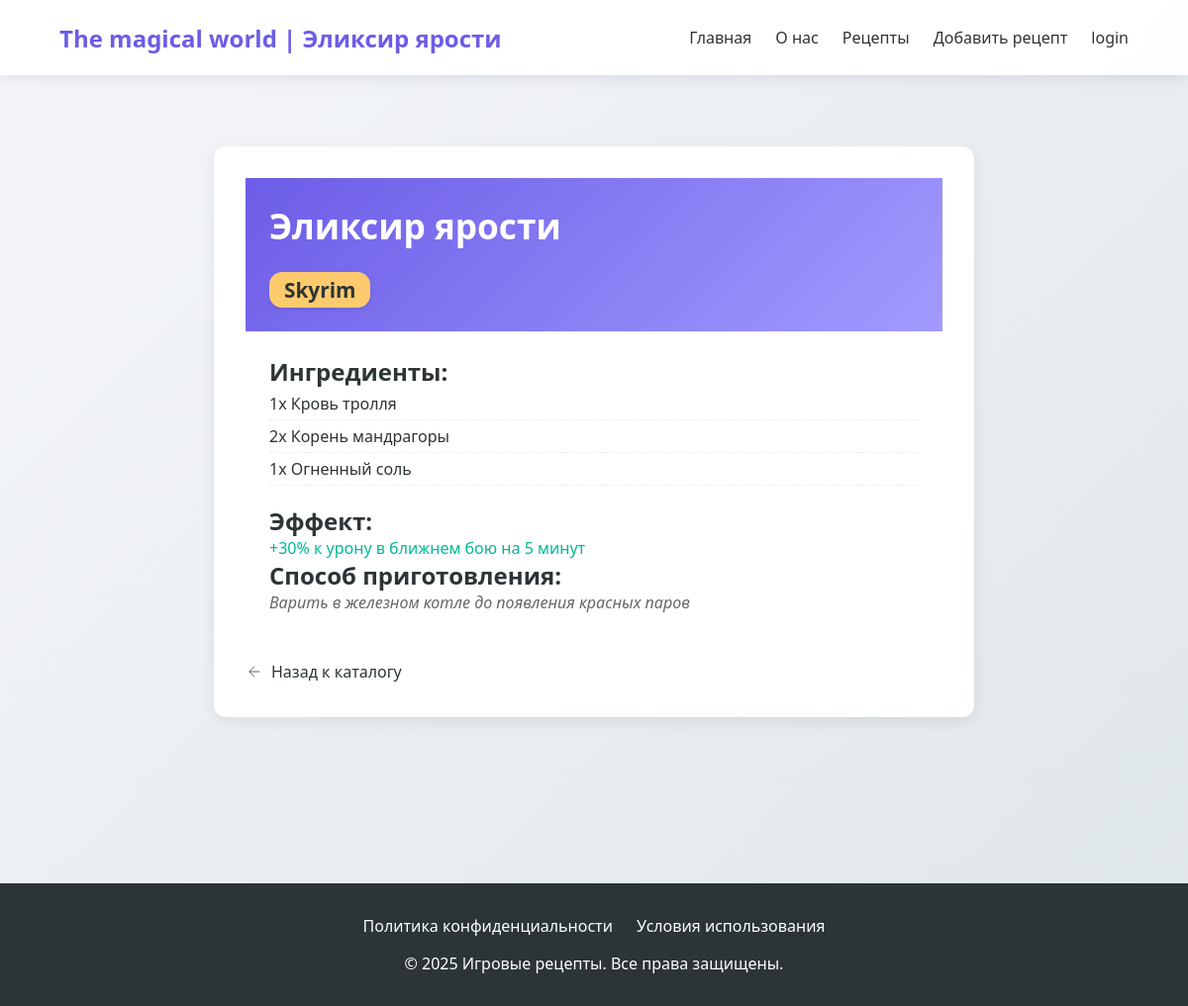
The page /recipe/eliksir-yarosti/ on the database its author committed.
### star/models.py (models this page shows, shortened)
class recipe(models.Model):
    title = models.CharField(max_length = 255, verbose_name = 'Название')
    slug = models.SlugField(max_length = 255, unique = True, db_index = True, verbose_name = 'slug')
    game = models.CharField(max_length = 255, verbose_name = 'Название игры')
    ingredients = models.JSONField(default =list, blank = True, verbose_name = 'Ингредиенты')
    effect = models.CharField(max_length = 255, verbose_name = 'Эффект')
    preparation = models.CharField(max_length = 255, verbose_name = 'Способ приготовления')
    time_create = models.DateTimeField(auto_now_add = True, verbose_name = 'Время создания')
    time_update = models.DateTimeField(auto_now = True, verbose_name = 'Время изменение')
    cat = models.ForeignKey('Category', on_delete = models.PROTECT, verbose_name = 'Категория')
    class Meta:
        verbose_name = 'Лучшие рецепты'
        verbose_name_plural = 'Лучшие рецепты'
        ordering = ['time_create']
        indexes = [
            models.Index(fields = ['time_create'])
        ]

### star/views.py (the view)
# urls.py: path('recipe/<slug:recipe_slug>/', views.show_recipe, name='recipe'),
def show_recipe(request, recipe_slug):
    recipe_obj  = get_object_or_404(recipe, slug = recipe_slug)
    recipe_data ={
            'id': recipe_obj.id,
            'title': recipe_obj.title,
            'game': recipe_obj.game,
            'ingredients': recipe_obj.ingredients,
            'effect': recipe_obj.effect,
            'preparation': recipe_obj.preparation,
            'cat': recipe_obj.cat,
    }
    context = {
        'recipe': recipe_data,
        'title': recipe_obj.title,  # Add this line
    }
    return render(request, 'star/recipe.html', context)

### star/templates/star/recipe.html (shortened to what this page needs)
{% extends 'star/base.html' %}
{% load static %}
{% block content %}
<section class="recipe-detail-section">
    <link type="text/css" href="{% static 'star/css/recipe.css' %}" rel="stylesheet">
    <div class="recipe-card detailed">
        <div class="recipe-header">
            <h1>{{ recipe.title }}</h1>
            <span class="recipe-game-badge">{{ recipe.game }}</span>
        </div>
        <div class="recipe-content">
            <div class="ingredients">
                <h2>Ингредиенты:</h2>
                <ul>
                    {% for ingredient in recipe.ingredients %}
                    <li>{{ ingredient }}</li>
                    {% endfor %}
                </ul>
            </div>
            <div class="recipe-effects">
                <h2>Эффект:</h2>
                <p>{{ recipe.effect }}</p>
            </div>
            <div class="preparation">
                <h2>Способ приготовления:</h2>
                <p>{{ recipe.preparation }}</p>
            </div>
        </div>
        <a href="{% url 'catalog' %}" class="back-btn">
            <svg width="18" height="18" viewBox="0 0 24 24" fill="none" stroke="currentColor">
                <path d="M19 12H5M12 19l-7-7 7-7"/>
            </svg>
            <span>Назад к каталогу</span>
        </a>
    </div>
</section>
{% endblock %}

### star/templates/star/base.html (shortened to what this page needs)
{% load static %}
<!DOCTYPE html>
<html lang="ru">
<head>
    <link type="text/css" href="{% static 'star/css/style.css' %}" rel="stylesheet">
</head>
<body>
    <header>
        <nav>
            <a href="{% url 'home' %}" class="logo">The magical world | {{ title }}</a>
            <div class="nav-links">
                <a href="{% url 'home' %}">Главная</a>
                <a href="{% url 'about' %}">О нас</a>
                <a href="{% url 'catalog' %}">Рецепты</a>
                <a href="{% url 'addpage' %}">Добавить рецепт</a>
                <a href="{% url 'login' %}">login</a>
            </div>
        </nav>
    </header>
    <main class="container">
        {% block content %}{% endblock %}
    </main>
    <footer>
        <div class="footer-links">
            <a href="#">Политика конфиденциальности</a>
            <a href="#">Условия использования</a>
        </div>
        <p>© 2025 Игровые рецепты. Все права защищены.</p>
    </footer>
</body>
</html>

### star/static/star/css/style.css (style rules this page uses)
:root { --primary: #6c5ce7; --secondary: #a29bfe; --dark: #2d3436; --light: #f5f6fa; --success: #00b894; --warning: #fdcb6e; --danger: #d63031; }
* { margin: 0; padding: 0; box-sizing: border-box; font-family: 'Segoe UI', Tahoma, Geneva, Verdana, sans-serif; }
body { background: linear-gradient(135deg, var(--light), #dfe6e9); min-height: 100vh; color: var(--dark); }
header { background: rgba(255, 255, 255, 0.95); box-shadow: 0 2px 15px rgba(0, 0, 0, 0.1); position: fixed; width: 100%; z-index: 1000; }
nav { display: flex; justify-content: space-between; align-items: center; padding: 1.2rem 5%; max-width: 1400px; margin: 0 auto; }
.logo { font-size: 1.5rem; font-weight: 700; color: var(--primary); text-decoration: none; }
.nav-links { display: flex; gap: 1.5rem; }
.nav-links a { color: var(--dark); text-decoration: none; font-weight: 500; padding: 0.5rem 0; position: relative; }
.nav-links a::after { content: ''; position: absolute; bottom: 0; left: 0; width: 0; height: 2px; background: var(--primary); transition: width 0.3s ease; }
.container { max-width: 1200px; margin: 0 auto; padding: 100px 20px 40px; }
footer { background: var(--dark); color: white; padding: 2rem 5%; text-align: center; margin-top: 3rem; }
.footer-links { display: flex; justify-content: center; gap: 1.5rem; margin-bottom: 1rem; }
.footer-links a { color: white; text-decoration: none; }
.recipe-card { background: white; border-radius: 12px; overflow: hidden; box-shadow: 0 5px 15px rgba(0, 0, 0, 0.08); transition: transform 0.3s ease, box-shadow 0.3s ease; }
.recipe-header { padding: 1.5rem; background: linear-gradient(135deg, var(--primary), var(--secondary)); color: white; position: relative; }
.recipe-content { padding: 1.5rem; }
.ingredients ul { list-style-type: none; margin-bottom: 1.2rem; }
.ingredients li { padding: 5px 0; border-bottom: 1px dashed #eee; }
.recipe-effects p { color: var(--success); font-weight: 500; }
.preparation p { font-style: italic; color: #666; }

### star/static/star/css/recipe.css (style rules this page uses)
.recipe-detail-section { max-width: 800px; margin: 2rem auto; padding: 1rem; }
.recipe-card.detailed { padding: 2rem; margin-bottom: 2rem; }
.recipe-card.detailed .recipe-header h1 { font-size: 2.2rem; margin-bottom: 0.5rem; }
.back-btn { display: inline-flex; align-items: center; gap: 0.5rem; margin-top: 1.5rem; color: var(--primary-color); text-decoration: none; font-weight: 500; }

### star/templates/star/recipe.html (style rules this page uses)
.recipe-game-badge { display: inline-block; background: var(--warning); color: var(--dark); padding: 4px 15px; border-radius: 13px; font-size: 1.3rem; font-weight: 700; margin-top: 15px; box-shadow: 0 2px 5px rgba(0,0,0,0.1); transition: all 0.3s ease; }

### rows shown on the page
recipe: title "Эликсир ярости", game "Skyrim", effect "+30% к урону в ближнем бою на 5 минут", preparation "Варить в железном котле до появления красных паров"

### other values the page prints
{{ ingredient }} "1x Кровь тролля" "2x Корень мандрагоры" "1x Огненный соль"
